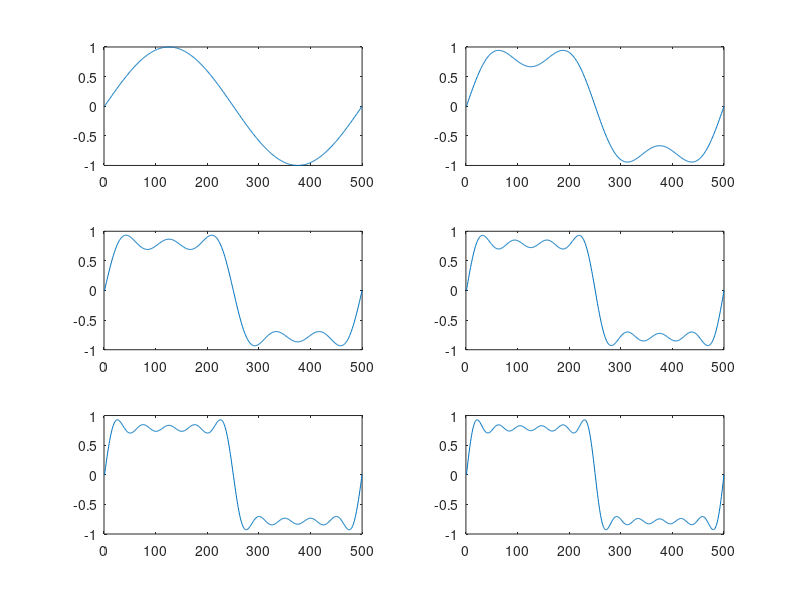
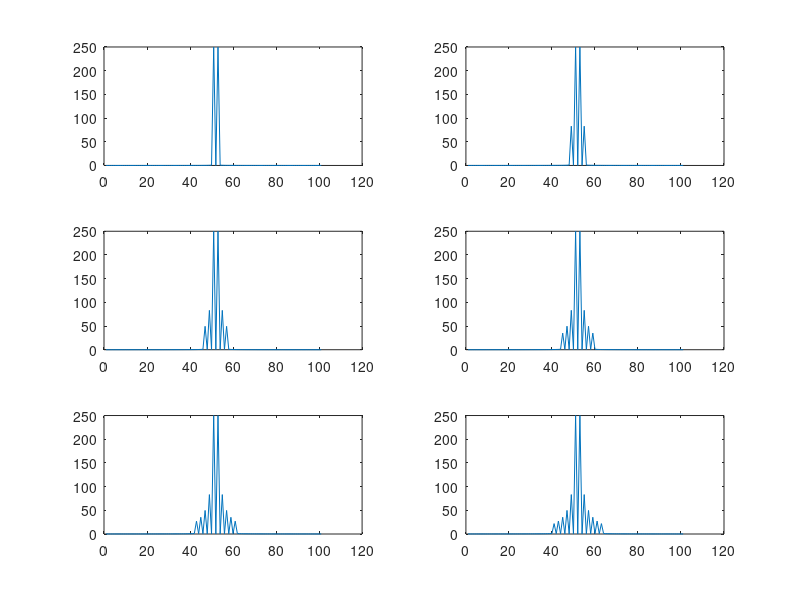
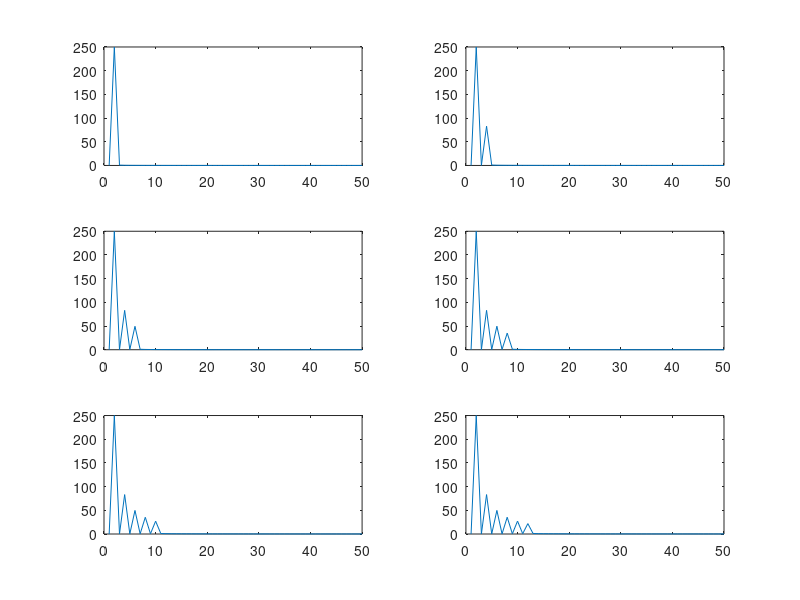

Reproduce these figures in MATLAB, in order.
clc, clear all, close all
%------- INPUT ---------
A=10;
f=10e3;
cp= 1;

%-------- PROCESS -------
t=linspace (0,cp/f,500);

cuadrada_1cf = (1/1)*sin(2*pi*1*f*t);
cuadrada_2cf = cuadrada_1cf + (1/3)*sin(2*pi*3*f*t);
cuadrada_3cf = cuadrada_2cf + (1/5)*sin(2*pi*5*f*t);
cuadrada_4cf = cuadrada_3cf + (1/7)*sin(2*pi*7*f*t);
cuadrada_5cf = cuadrada_4cf + (1/9)*sin(2*pi*9*f*t);
cuadrada_6cf = cuadrada_5cf + (1/11)*sin(2*pi*11*f*t);

tf_1cf = abs (fftshift(fft(cuadrada_1cf)));
tf_2cf = abs (fftshift(fft(cuadrada_2cf)));
tf_3cf = abs (fftshift(fft(cuadrada_3cf)));
tf_4cf = abs (fftshift(fft(cuadrada_4cf)));
tf_5cf = abs (fftshift(fft(cuadrada_5cf)));
tf_6cf = abs (fftshift(fft(cuadrada_6cf)));

%--------- OUTPUT ---------
figure (1)
subplot (3,2,1), plot(cuadrada_1cf)
subplot (3,2,2), plot(cuadrada_2cf)
subplot (3,2,3), plot(cuadrada_3cf)
subplot (3,2,4), plot(cuadrada_4cf)
subplot (3,2,5), plot(cuadrada_5cf)
subplot (3,2,6), plot(cuadrada_6cf)

figure (2)
subplot (3,2,1), plot(tf_1cf(200:300))
subplot (3,2,2), plot(tf_2cf(200:300))
subplot (3,2,3), plot(tf_3cf(200:300))
subplot (3,2,4), plot(tf_4cf(200:300))
subplot (3,2,5), plot(tf_5cf(200:300))
subplot (3,2,6), plot(tf_6cf(200:300))

figure (3)
subplot (3,2,1), plot(tf_1cf(251:300))
subplot (3,2,2), plot(tf_2cf(251:300))
subplot (3,2,3), plot(tf_3cf(251:300))
subplot (3,2,4), plot(tf_4cf(251:300))
subplot (3,2,5), plot(tf_5cf(251:300))
subplot (3,2,6), plot(tf_6cf(251:300))



